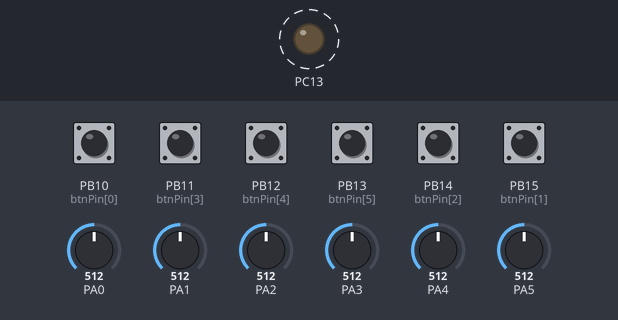
A sketch run on a simulated STM32 Blue Pill. Parts: output pins drawn as LEDs (lit = HIGH). Dashed ring = blinking. The test bench sets the inputs (shaded band); at power-on: PB10 (btnPin[0]), PB11 (btnPin[3]), PB12 (btnPin[4]), PB13 (btnPin[5]), PB14 (btnPin[2]), PB15 (btnPin[1]) HIGH, PA0 = 512, PA1 = 512, PA2 = 512, PA3 = 512, PA4 = 512, PA5 = 512 (analog values on the 0–1023 scale). What the sketch prints to the serial monitor is not drawn.

Above: at 0.2 s.
Timing chart, 0 to 3.0 s (numbered marks = the images above):
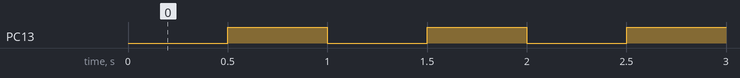

The sketch:

ROS2controller.ino
```cpp
#include "ArduinoJson.h"

unsigned long currentMillis;
long previousMillisLoop = 0; // set up timers
long previousMillisLed = 0; // set up timers
float loopTime = 20;
float ledBlinkTime = 500;
boolean ledState = LOW;  // Stato attuale del primo LED

// values for reading sticks
// Convenzione (come sulla GUI RobotHex): Y = avanti/indietro, X = destra/sinistra.
// Le etichette qui sotto sono ora COERENTI col cablaggio fisico (vedi setup/loop).

float LX;
float LY;
float LZ;
float RX;
float RY;
float RZ;

// -------------------- Pulsanti (tutti NO -> massa, pull-up software) --------------------
// Indici del vettore buttons[]: usati per pin, debounce e chiavi JSON.
const int BTN_COUNT = 6;
enum { B_BL = 0, B_BR, B_EM, B_B1, B_B2, B_B3 };
// Cablaggio verificato sul telecomando il 2026-07-14: il tastino SINISTRO e' su PB10 e
// il DESTRO su PB15 (l'opposto di quanto assumeva questa tabella prima).
// pin:            BL(L stick)  BR(R stick)  EM stop   Button1  Button2  Button3
const int   btnPin[BTN_COUNT] = { PB10,      PB15,      PB14,    PB11,    PB12,   PB13 };
const char* btnKey[BTN_COUNT] = { "BL",      "BR",      "EM",    "B1",    "B2",   "B3" };

// Stato per il debounce
int  btnLastReading[BTN_COUNT];   // ultima lettura grezza
int  btnStable[BTN_COUNT];        // stato stabile filtrato (HIGH=riposo, LOW=premuto)
long btnLastChange[BTN_COUNT];    // millis dell'ultimo cambio grezzo
const long debounceMs = 30;       // finestra di stabilita' del debounce

void setup()
{

  Serial.begin(57600);

  // ADC a 12 bit: il core ufficiale STM32 di default legge a 10 bit, ma il
  // firmware assume 12 bit (offset -2048). Lo rendiamo esplicito.
  analogReadResolution(12);

  pinMode(PC13, OUTPUT);

  // Pulsanti: tutti Normally-Open verso massa -> pull-up interno.
  // A riposo il pin legge HIGH; premuto legge LOW.
  for (int i = 0; i < BTN_COUNT; i++) {
    pinMode(btnPin[i], INPUT_PULLUP);
    btnLastReading[i] = HIGH;
    btnStable[i]      = HIGH;
    btnLastChange[i]  = 0;
  }

  pinMode(PA0, INPUT);
  pinMode(PA1, INPUT);
  pinMode(PA2, INPUT);
  pinMode(PA3, INPUT);
  pinMode(PA4, INPUT);
  pinMode(PA5, INPUT);
}

// deadzone function for cheap joysticks

float deadzone(float value)
{
  if (value > 50)
  {
    value = value - 70;
  }
  else if (value < -50)
  {
    value = value + 70;
  }
  else
  {
    value = 0;
  }
  value = value / 1950; // scale so that we get 0.0 ~ 1.0 (1843.2)
  return value;
}

// Aggiorna il debounce di un pulsante e ritorna 1 = premuto, 0 = riposo.
// I pulsanti sono attivi-bassi (NO verso massa con pull-up): premuto = LOW.
int readButton(int i)
{
  int reading = digitalRead(btnPin[i]);
  if (reading != btnLastReading[i]) {
    btnLastChange[i]  = currentMillis;   // il segnale si e' mosso: (ri)parte il timer
    btnLastReading[i] = reading;
  }
  if (currentMillis - btnLastChange[i] >= debounceMs) {
    btnStable[i] = reading;              // stabile abbastanza a lungo: lo accettiamo
  }
  return (btnStable[i] == LOW) ? 1 : 0;  // 1 = premuto
}

void loop()
{

  currentMillis = millis();
  if (currentMillis - previousMillisLoop >= loopTime) // run a loop eveRY 20ms
  {
    previousMillisLoop = currentMillis; // reset the clock to time it

    // --- Assi: etichette coerenti col cablaggio (Y=avanti, X=laterale) ---
    LY = analogRead(PA1);   // Left  Y  (avanti/indietro)
    LX = analogRead(PA0);   // Left  X  (destra/sinistra)
    LZ = analogRead(PA2);   // Left  Z  (yaw / rotazione manopola)

    RY = analogRead(PA5);   // Right Y  (avanti/indietro)
    RX = analogRead(PA3);   // Right X  (destra/sinistra)
    RZ = analogRead(PA4);   // Right Z  (yaw / rotazione manopola)

    // remove offsets + deadzone

    LY = LY - 2048;
    LY = deadzone(LY);
    LX = LX - 2048;
    LX = deadzone(LX);
    LZ = LZ - 2048;
    LZ = deadzone(LZ);
    RY = RY - 2048;
    RY = deadzone(RY);
    RX = RX - 2048;
    RX = deadzone(RX);
    RZ = RZ - 2048;
    RZ = deadzone(RZ);

    // Segni: preservano l'orientamento end-to-end usato finora.
    // (se una direzione risultasse invertita, cambia il segno del solo asse interessato)
    LY = LY * 1;   // avanti = +
    LX = LX * -1;  // invert value/direction as required based on wiring
    LZ = LZ * 1;   // yaw normalizzato a ~[-1,1] come gli altri assi (gain 'feel' -> nel teleop)

    RY = RY * 1;   // avanti = +
    RX = RX * -1;  // invert value/direction as required based on wiring
    RZ = RZ * 1;   // yaw normalizzato a ~[-1,1] come gli altri assi (gain 'feel' -> nel teleop)

    // --- Pulsanti (con debounce). 1 = premuto ---
    int btn[BTN_COUNT];
    for (int i = 0; i < BTN_COUNT; i++) {
      btn[i] = readButton(i);
    }
/*
    Serial.print("LY:");
    Serial.print(LY);
    Serial.print(",LX:");
    Serial.print(LX);
    Serial.print(",LZ:");
    Serial.print(LZ);
    Serial.print(",RY:");
    Serial.print(RY);
    Serial.print(",RX:");
    Serial.print(RX);
    Serial.print(",RZ:");
    Serial.println(RZ);
*/
    StaticJsonDocument<512> jsonDocument;  // margine per 6 assi + 6 pulsanti

    char json_buffer[10]; // Dimensione del buffer in base ai valori massimi che vuoi formattare
    jsonDocument["LY"] = dtostrf(LY, 4, 2, json_buffer);
    jsonDocument["LZ"] = dtostrf(LZ, 4, 2, json_buffer);
    jsonDocument["LX"] = dtostrf(LX, 4, 2, json_buffer);
    jsonDocument["RY"] = dtostrf(RY, 4, 2, json_buffer);
    jsonDocument["RZ"] = dtostrf(RZ, 4, 2, json_buffer);
    jsonDocument["RX"] = dtostrf(RX, 4, 2, json_buffer);

    // Pulsanti (interi 0/1, 1 = premuto):
    //  BL/BR = tastini in cima agli stick; EM = fungo d'emergenza; B1..B3 = general purpose.
    for (int i = 0; i < BTN_COUNT; i++) {
      jsonDocument[btnKey[i]] = btn[i];
    }


    String jsonString;
    serializeJson(jsonDocument, jsonString);

Serial.println(jsonString);


  } // end of 20ms loop

    if (currentMillis - previousMillisLed >= ledBlinkTime) {
        previousMillisLed = currentMillis;  // Aggiorna il tempo precedente

      if (ledState == LOW) {
          ledState = HIGH;
        } else {
        ledState = LOW;
       }
      digitalWrite(PC13, ledState);
      }

} // end of main loop
```

Measured:
- by itself, PC13: alternates HIGH for 0.50 s and LOW for 0.50 s
